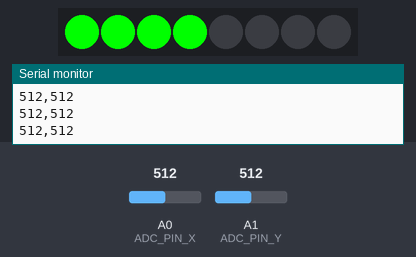
The sketch below on a simulated Arduino Uno, built with avr-gcc and run on an emulated ATmega328P. Shown: 8 RGB LEDs in strip order, left to right, the last lines printed to the serial monitor. Inputs (shaded band) come from the test bench; at power-on: A1 (ADC_PIN_Y) = 512, A0 (ADC_PIN_X) = 512.

Above: at 1.2 s.
1.3 s: A1 (ADC_PIN_Y) set to 70
At 2.5 s:
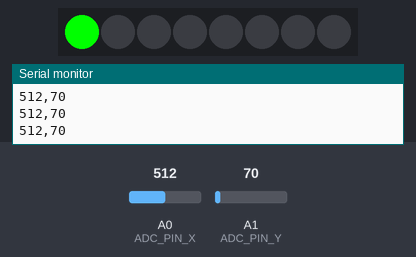
2.8 s: A1 (ADC_PIN_Y) set to 59
At 3.7 s:
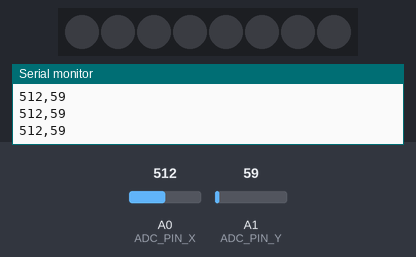
4.3 s: A1 (ADC_PIN_Y) set to 1023
At 4.8 s:
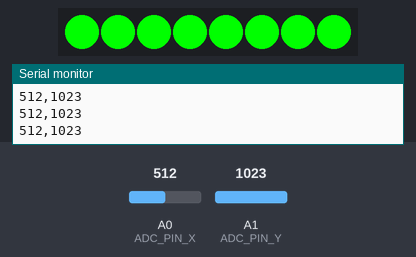
5.8 s: A0 (ADC_PIN_X) set to 988
7.3 s: A0 (ADC_PIN_X) set to 1013
8.8 s: A1 (ADC_PIN_Y) set to 972
10.3 s: A1 (ADC_PIN_Y) set to 942
At 10.8 s:
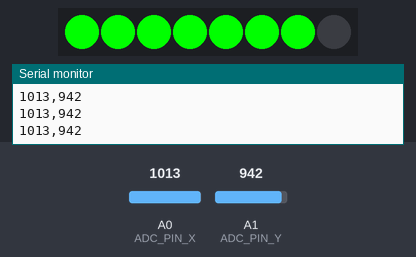
Timing chart, 0 to 12.8 s (numbered marks = the images above; inputs shaded):
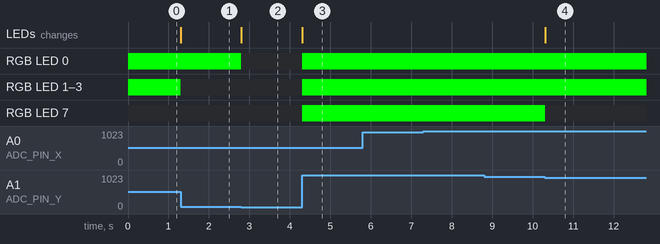

The sketch:

robot-controller.ino
```cpp
/**
 * Controller code for the robot-controller unit. It does several things:
 *
 * 1. Imports the NeoPixel library
 * 2. Sets up some constants for use later
 * 3. Setup:
 *    a. Initialize the serial output (sending data to computer/labptop)
 *    b. Initialize LED array to show current levels
 * 4. Loop: (repeats)
 *    a. Read ADC x and y values
 *    b. Convert to number 0-8
 *    c. Set colors on LED array
 *    d. Print to serial
 */
#include <Adafruit_NeoPixel.h>

const int LED_COUNT = 8; // There are 8 leds on the neopixel
const int LED_PIN = 4;  // The pin in use for LED array output

// ADC pins used for reading the joystick (2 dimensions)
const int ADC_PIN_X = A0;
const int ADC_PIN_Y = A1;
const int ADC_MAX = 1023; // Maximum value from ADC (0-1023)

Adafruit_NeoPixel pixels(LED_COUNT, LED_PIN, NEO_GRB + NEO_KHZ800);
auto GREEN = pixels.Color(0, 255, 0);


void setup() {
    Serial.begin(115200); // Serial speed to 115200bps
    pixels.begin();
}

void loop() {
    int x_val = analogRead(ADC_PIN_X); // 0 - 1023 (ADC_MAX)
    int y_val = analogRead(ADC_PIN_Y); // 0 - 1023 (ADC_MAX)
    // Convert y value to range 0-8
    int leds_value = ((LED_COUNT * y_val) + (ADC_MAX/2))/ADC_MAX;
    // Clear pixels, set up to "leds_value" on/green and show
    pixels.clear();
    for (int i = 0; i < leds_value && i < LED_COUNT; i++) {
        pixels.setPixelColor(i, GREEN);
    }
    pixels.show();
    // Print output to serial line
    Serial.print(x_val);
    Serial.print(",");
    Serial.println(y_val);
    delay(10);
}
```

Measured:
- the behaviour switches between 64 and 63 on A1 (ADC_PIN_Y) (found by bisection; images 1 and 2)
- the behaviour switches between 960 and 959 on A1 (ADC_PIN_Y) (found by bisection; images 3 and 4)
- after the input at 1.3 s, RGB LED 1–3: RGB(0, 255, 0) → off at once; the LEDs: change at once (image 1)
- after the input at 2.8 s, RGB LED 0: RGB(0, 255, 0) → off at once; the LEDs: change at once (image 2)
- after the input at 4.3 s, RGB LED 0–3, RGB LED 7: off → RGB(0, 255, 0) at once; the LEDs: change at once (image 3)
- after the input at 10.3 s, RGB LED 7: RGB(0, 255, 0) → off at once; the LEDs: change at once (image 4)
